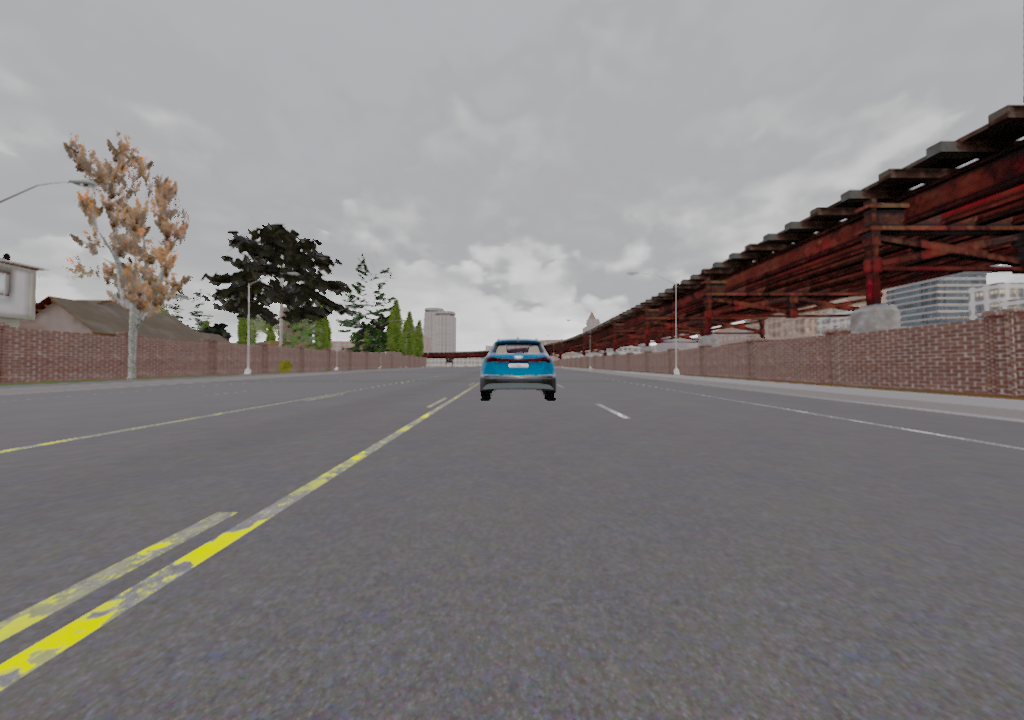
#> input picture data/carla_sequence_00/left/427268.4066.png, 1024 x 720 px, found by its file name; its folder holds only this picture in this run
$ jupyter execute --allow-errors 'CADA Open3D.ipynb'
#> lines starting #> are read from the running program, lines starting #| are printed output that depends on the picture; after the words box and inside, x2 and y2 are one past the last pixel; in counts of white or black regions, pixels touching at a corner belong together; long printed decimals are rounded
[cell 1]
#!pip3 install --user open3d
import cv2 as cv
import numpy as np
import open3d as o3d
import matplotlib.pyplot as plt

[cell 2]
import sys
import os
import glob

Import data, show sample images

[cell 3]
sys.path.append('./samples')

[cell 4]
root_path = './data/carla_sequence_00'

[cell 5]
depth_dir = '/depth'
left_dir = '/left'
right_dir = '/right'
semantic_dir = '/semantic'

[cell 6]
names = [os.path.basename(i) for i in sorted(glob.glob(root_path+left_dir+'/*'))]

[cell 7]
def plot_show(img):
    plt.imshow(cv.cvtColor(img, cv.COLOR_BGR2RGB))
    plt.show()

[cell 8]
left = cv.imread(root_path+left_dir+'/'+names[0])
#> left is the input picture: shape (720, 1024, 3); mean B, G, R 126.3, 126.5, 130.5
print(left.shape)
#| (720, 1024, 3)
plot_show(left)

estimate initrics parameters and compute disparity

[cell 9]
cx, cy = left.shape[1]/2, left.shape[0]/2

[cell 10]
right = cv.imread(root_path+right_dir+'/'+names[0])

[cell 11]
sgbm = cv.StereoSGBM_create(
    numDisparities=128,
    blockSize=3,
    P1=64, P2=1024,
    mode=cv.StereoSGBM_MODE_SGBM_3WAY)

[cell 12]
disp = sgbm.compute(left, right).astype(np.float32)/16.0
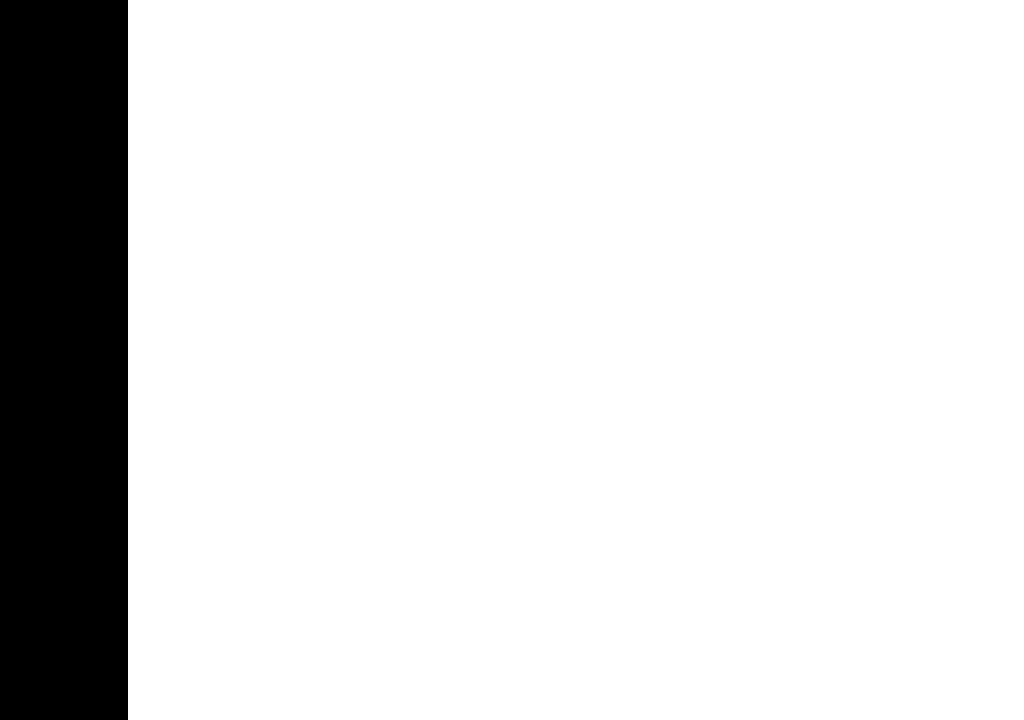
#> disp: shape (720, 1024) float32; values -1 (black) and 0 (white), 87.5% white; 1 black region, box (x1, y1, x2, y2) and area: (0, 0, 128, 720) 92160
plt.imshow(disp, cmap='rainbow')

[cell 13]
baseline = 0.21

[cell 14]
depth = cv.imread(root_path+depth_dir+'/'+names[0])

B, G, R = cv.split(depth.astype(np.float32))
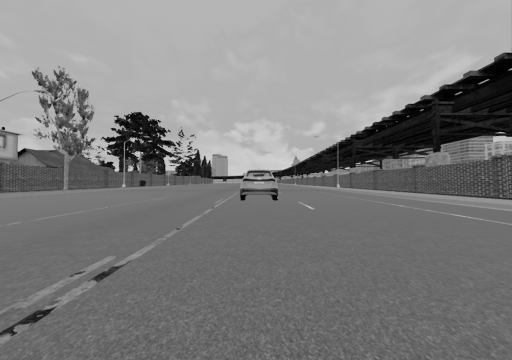
#> B: shape (720, 1024) float32 (shown at 1/2 size); min 0, max 213, mean 126.3
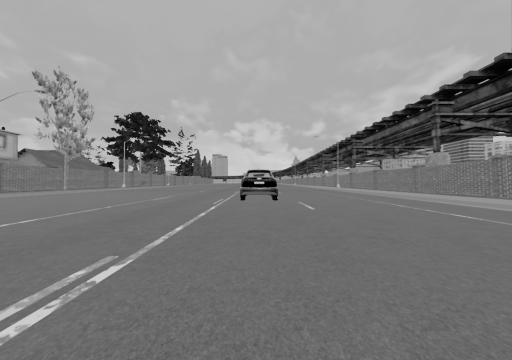
#> R: shape (720, 1024) float32 (shown at 1/2 size); min 0, max 213, mean 130.5

normalized = (R + G * 256 + B * 256 * 256) / (256 * 256 * 256 - 1)
depth = 1000 * normalized
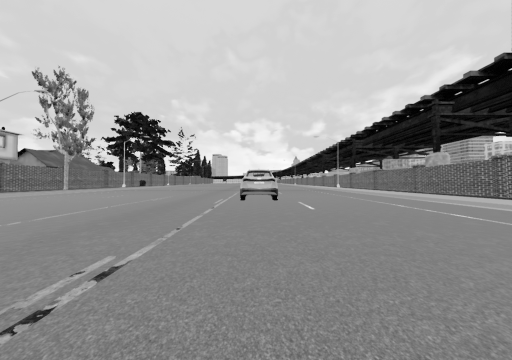
#> depth: shape (720, 1024) float64 (shown at 1/2 size); min 0, max 835.3, mean 495.4; drawn with min black and max white
plt.imshow(1/normalized, cmap='rainbow')
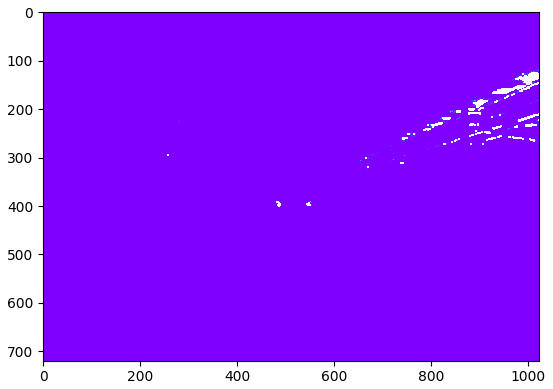
#> figure drawn by matplotlib, 1 panel

[cell 15]
F_map = depth[600:700, 400:600]*disp[600:700, 400:600]/baseline
#> F_map: shape (100, 200) float64; every value is 0
print(F_map.min(), F_map.mean(), F_map.max())
#| 0.0 0.0 0.0

[cell 16]
F = 512

[cell 17]
depth_est = B*F/disp
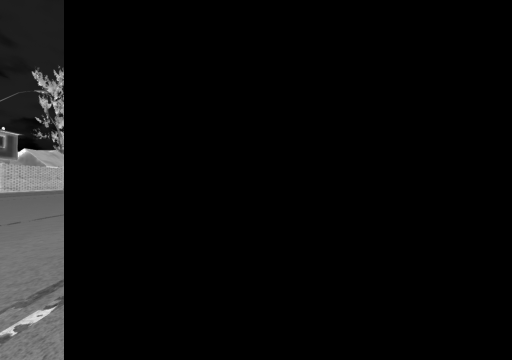
#> depth_est: shape (720, 1024) float32 (shown at 1/2 size); 87.5% of the values are NaN or infinite; the others: min -102400, max 0, mean -66647; drawn with min black, max white, NaN and infinite black

plt.imshow(depth_est[600:700, 400:600]-depth[600:700, 400:600])
plt.colorbar()

[cell 18]
Q = np.asarray([
    [1, 0, 0, -cx],
    [0, 1, 0, -cy],
    [0, 0, 0,   F],
    [0, 0, -1/baseline,   0],
])

[cell 19]
print(cx, cy, F, baseline)
#| 512.0 360.0 512 0.21
print(Q)
#| [[   1.            0.            0.         -512.        ]
#|  [   0.            1.            0.         -360.        ]
#|  [   0.            0.            0.          512.        ]
#|  [   0.            0.           -4.762    0.        ]]

[cell 20]
plt.imshow(disp)
plt.colorbar()
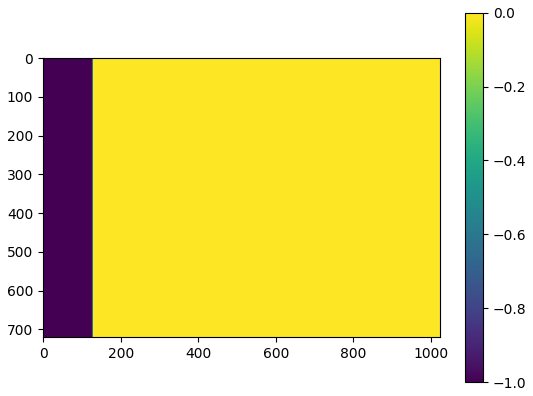
#> figure drawn by matplotlib, 2 panels

[cell 21]
XYZ = cv.reprojectImageTo3D(disp, Q.astype(np.float32))
#> XYZ: shape (720, 1024, 3) float32; 87.5% of the values are NaN or infinite; the others: min -107.5, max 107.5, mean 4.41

[cell 22]
print(XYZ[..., 2].dtype)
#| float32

[cell 23]
plt.imshow(XYZ[..., 2])
plt.colorbar()

[cell 24]
plt.imshow(baseline*F/disp)
plt.colorbar()
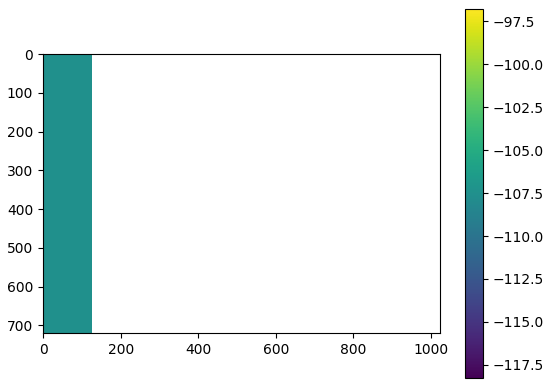
#> figure drawn by matplotlib, 2 panels

[cell 25]
plt.imshow(cv.inRange(XYZ[..., 2]*-1, 0, 7.0))
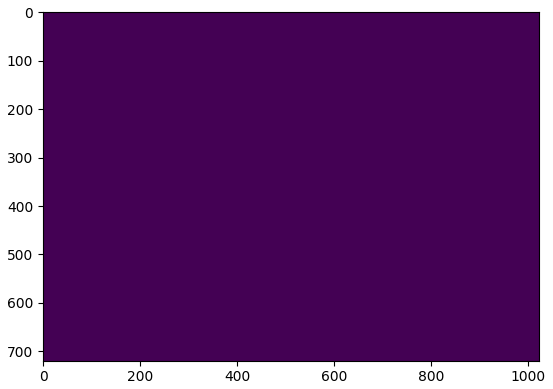
#> figure drawn by matplotlib, 1 panel

try open3d image and depth representation

[cell 26]
# color_raw = o3d.io.read_image('left.png')
# depth_raw = o3d.io.read_image('depth.png')

color_raw = o3d.geometry.Image(left)
depth_raw = o3d.geometry.Image((XYZ[..., 2]*-100).astype(np.int16))
# depth_raw = o3d.geometry.Image((baseline*F/disp*100).astype(np.int16))
# depth_raw = o3d.geometry.Image((depth/*100).astype(np.int16))
rgbd_image = o3d.geometry.RGBDImage.create_from_color_and_depth(
    color_raw, depth_raw, depth_scale=100, depth_trunc=700, convert_rgb_to_intensity=False)

#> (the rest of this cell did not finish here and is left out)

[cell 27]
# color_raw = o3d.io.read_image('left.png')
# depth_raw = o3d.io.read_image('depth.png')

color_raw_down = o3d.geometry.Image(cv.pyrDown(left))
depth_raw_down = o3d.geometry.Image(cv.pyrDown(XYZ[..., 2]*-100).astype(np.int16))
# depth_raw = o3d.geometry.Image((baseline*F/disp*100).astype(np.int16))
# depth_raw = o3d.geometry.Image((depth/*100).astype(np.int16))
rgbd_image_down = o3d.geometry.RGBDImage.create_from_color_and_depth(
    color_raw_down, depth_raw_down, depth_scale=100, depth_trunc=700, convert_rgb_to_intensity=False)

#> (the rest of this cell did not finish here and is left out)

[cell 28]
pinhole_parameters = o3d.camera.PinholeCameraIntrinsic(
        width=int(cx*2),
        height=int(cy*2),
        cx=cx, cy=cy,
        fx=F, fy=F,
)

pinhole_parameters_down = o3d.camera.PinholeCameraIntrinsic(
        width=int(cx),
        height=int(cy),
        cx=cx//2, cy=cy//2,
        fx=F//2, fy=F//2,
)


print(cx, cy)
#| 512.0 360.0

$ run again, on data/carla_sequence_00/left/427272.8063.png
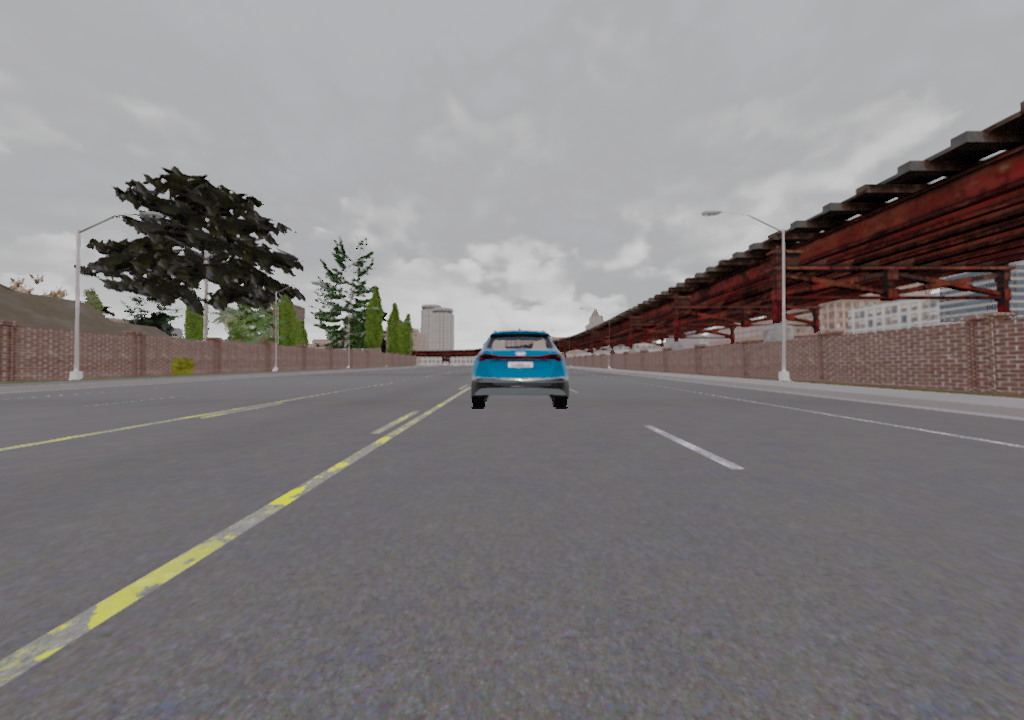
#> input picture data/carla_sequence_00/left/427272.8063.png, 1024 x 720 px, found by its file name
#> left is the input picture: shape (720, 1024, 3); mean B, G, R 125.7, 125.3, 128.8
#| (720, 1024, 3)
#> disp: shape (720, 1024) float32; values -1 (black) and 0 (white), 87.5% white; 1 black region, box (x1, y1, x2, y2) and area: (0, 0, 128, 720) 92160
#> `[cell 14] depth = cv.imread(root_path+depth_dir+'/'+names[0])  B, G, R..`:
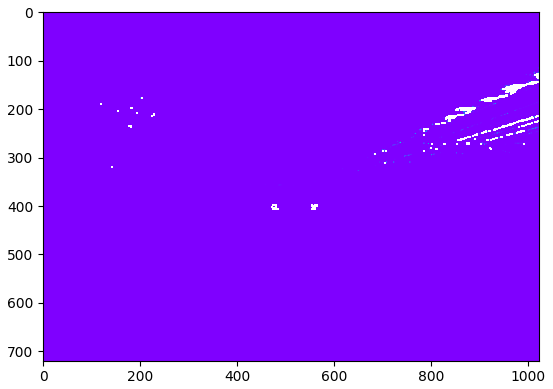
#> figure drawn by matplotlib, 1 panel
#> F_map: shape (100, 200) float64; every value is 0
#| 0.0 0.0 0.0
#> `depth_est = B*F/disp`:
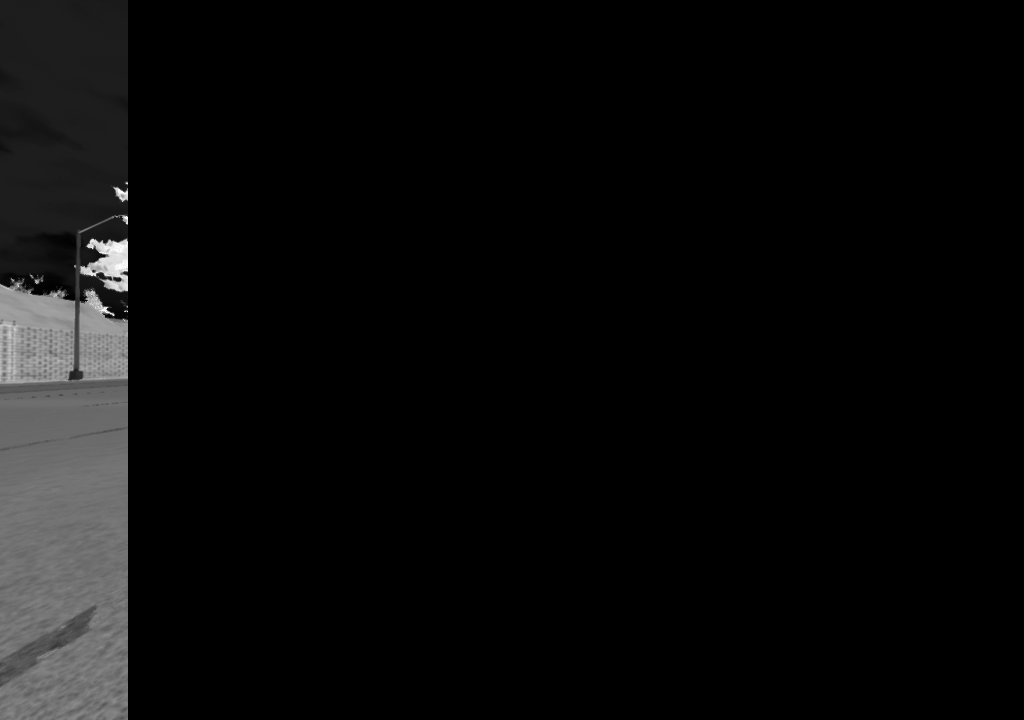
#> depth_est: shape (720, 1024) float32; 87.5% of the values are NaN or infinite; the others: min -101888, max 0, mean -68468.4; drawn with min black, max white, NaN and infinite black
#| 512.0 360.0 512 0.21
#| [[   1.            0.            0.         -512.        ]
#|  [   0.            1.            0.         -360.        ]
#|  [   0.            0.            0.          512.        ]
#|  [   0.            0.           -4.762    0.        ]]
#> XYZ: shape (720, 1024, 3) float32; 87.5% of the values are NaN or infinite; the others: min -107.5, max 107.5, mean 4.41
#| float32
#| 512.0 360.0

$ run again, on data/carla_sequence_00/left/427273.9091.png
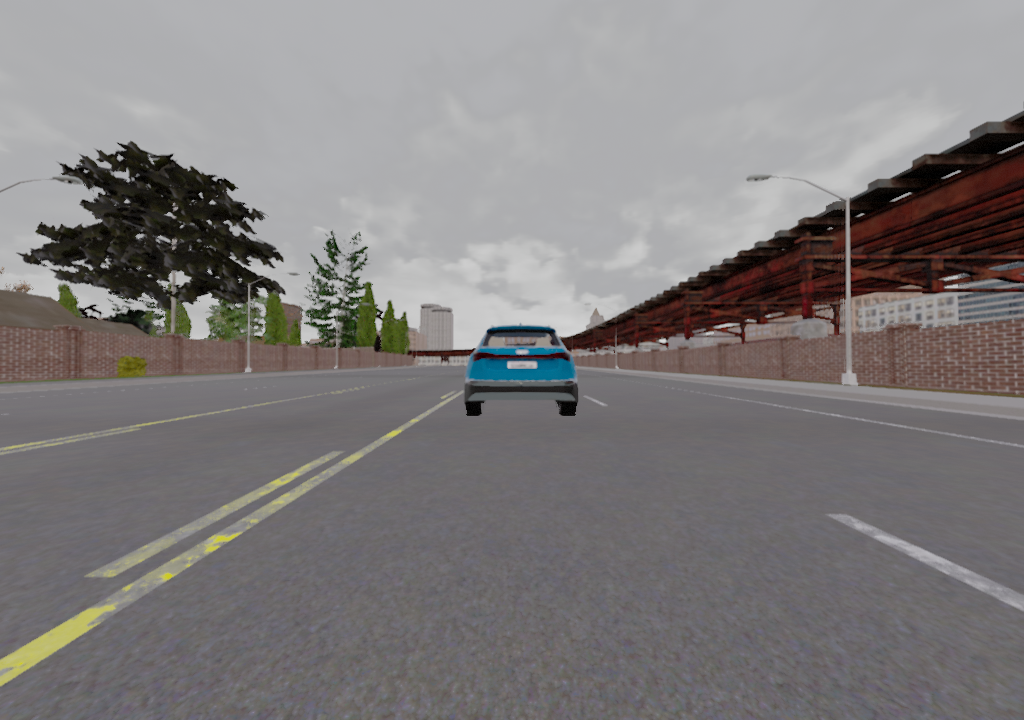
#> input picture data/carla_sequence_00/left/427273.9091.png, 1024 x 720 px, found by its file name
#> left is the input picture: shape (720, 1024, 3); mean B, G, R 124.3, 124.2, 127.5
#| (720, 1024, 3)
#> disp: shape (720, 1024) float32; values -1 (black) and 0 (white), 87.5% white; 1 black region, box (x1, y1, x2, y2) and area: (0, 0, 128, 720) 92160
#> `[cell 14] depth = cv.imread(root_path+depth_dir+'/'+names[0])  B, G, R..`:
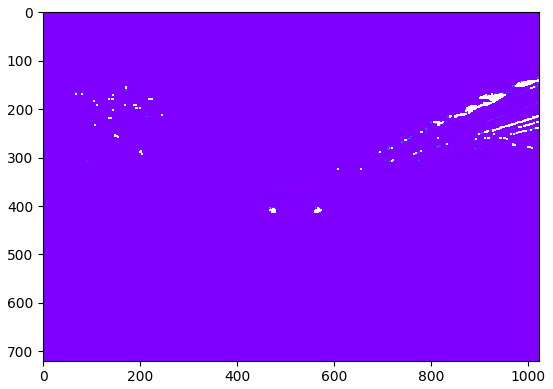
#> figure drawn by matplotlib, 1 panel
#> F_map: shape (100, 200) float64; every value is 0
#| 0.0 0.0 0.0
#> `depth_est = B*F/disp`:
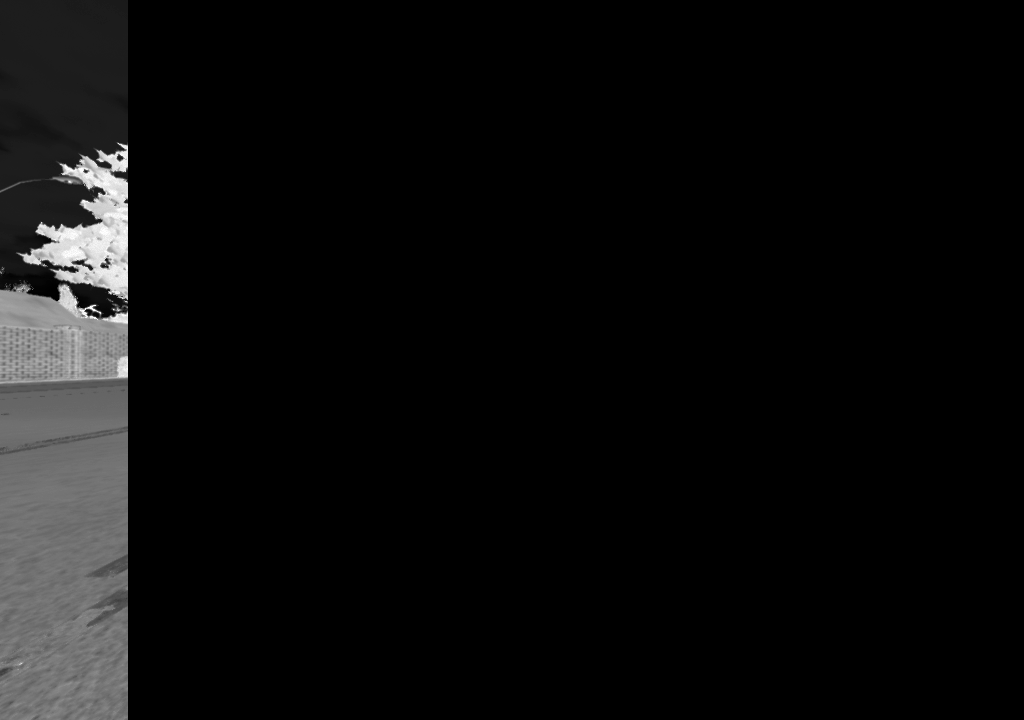
#> depth_est: shape (720, 1024) float32; 87.5% of the values are NaN or infinite; the others: min -101888, max 0, mean -62925.6; drawn with min black, max white, NaN and infinite black
#| 512.0 360.0 512 0.21
#| [[   1.            0.            0.         -512.        ]
#|  [   0.            1.            0.         -360.        ]
#|  [   0.            0.            0.          512.        ]
#|  [   0.            0.           -4.762    0.        ]]
#> XYZ: shape (720, 1024, 3) float32; 87.5% of the values are NaN or infinite; the others: min -107.5, max 107.5, mean 4.41
#| float32
#| 512.0 360.0
